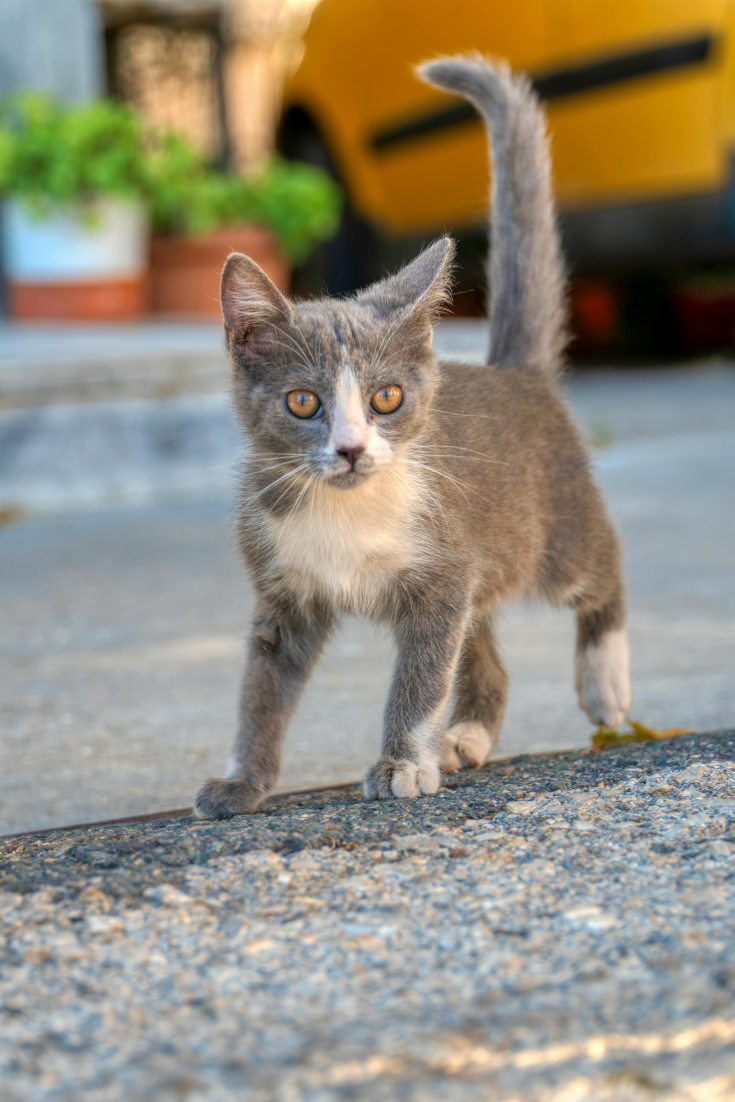
#> input picture Class_Codes/17_March_CV_MAMSADAF/pexels-alexravvas-26611787.jpg, 3671 x 5506 px (shown at 1/5 size)
$ jupyter execute edge_detection.ipynb   (older library calls are emulated)
#> lines starting #> are read from the running program, lines starting #| are printed output that depends on the picture
[cell 1]
import cv2
import numpy as np
import matplotlib.pyplot as plt

[cell 2]
image1 = cv2.imread('pexels-alexravvas-26611787.jpg', cv2.IMREAD_GRAYSCALE)
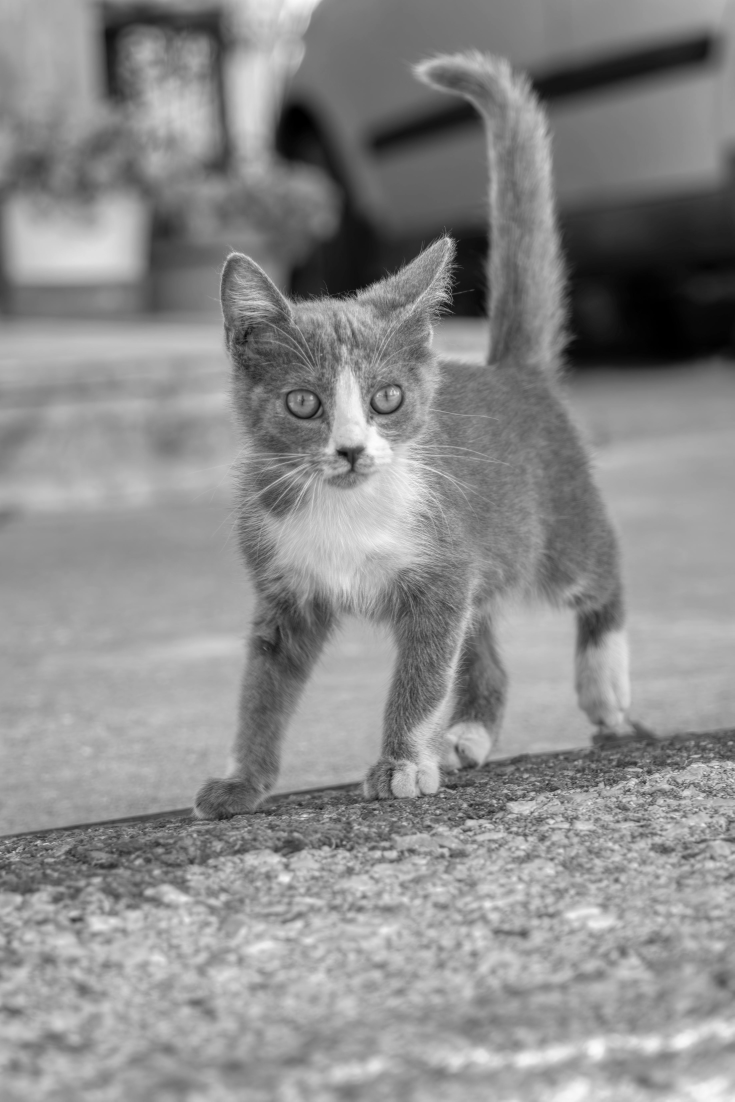
#> image1: shape (5506, 3671) (shown at 1/5 size); min 0, max 255, mean 139.5
image1 = cv2.resize(image1,(500,500))
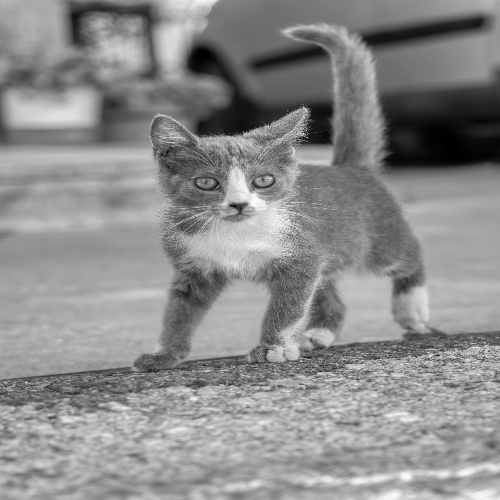
#> image1: shape (500, 500); min 0, max 251, mean 139.4
image2 = image1.copy()

[cell 3]
def apply_convolutional(image,kernel):
    h,w = image.shape
#> h = 500; w = 500
    k_h,k_w = kernel.shape
    pad_h = k_h//2
    pad_w = k_w//2
    padded_image = np.pad(image,((pad_h, pad_h),(pad_w, pad_w)), mode='edge')
    output_image = np.zeros_like(image, dtype = float)
    for i in range(h):
        for j in range(w):
            region = padded_image[i:i+k_h, j:j+k_w]
            output_image[i,j] = np.sum(region * kernel)
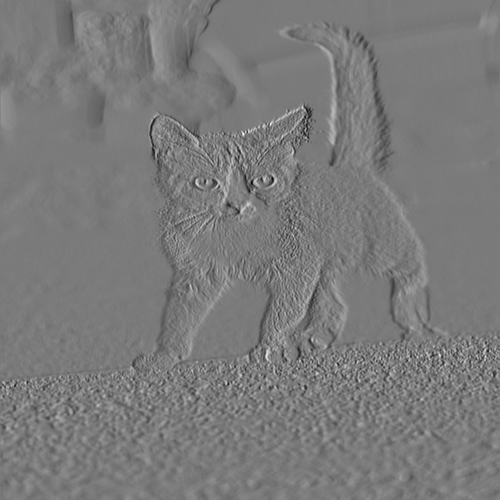
#> output_image: shape (500, 500) float64; min -409, max 440, mean -0.2; drawn with min black and max white
    return output_image

[cell 4]
def sobel_edge_detection(image):
    image = np.array(image,dtype = float)
    kernel_x = np.array([
        [-1,0,1],
        [-2,0,2],
        [-1,0,1]
    ])
    kernel_y = np.array([
        [1,2,1],
        [0,0,0],
        [-1,-2,-1]
    ])
    Gx = apply_convolutional(image,kernel_x)
    Gy = apply_convolutional(image,kernel_y)
#> after the loop in apply_convolutional (call 2), `for i in range(h):`:
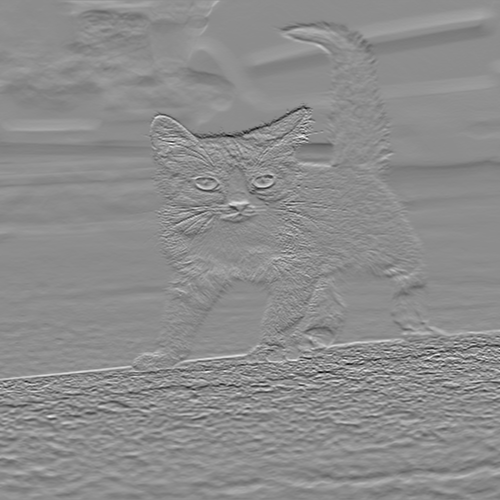
#> output_image: shape (500, 500) float64; min -634, max 513, mean -0.5; drawn with min black and max white
    magnitude = np.sqrt(Gx**2 + Gy**2)
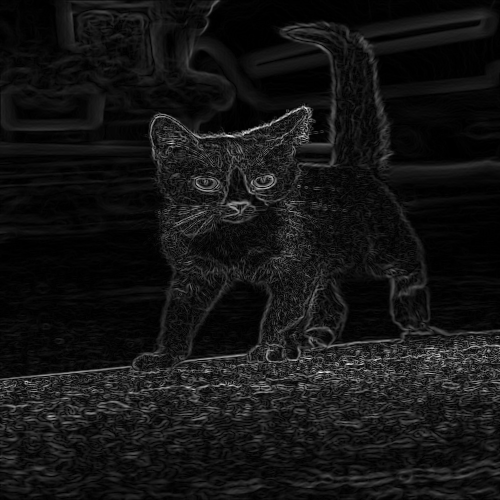
#> magnitude: shape (500, 500) float64; min 0, max 634.1, mean 51; drawn with min black and max white
    magnitude = (magnitude / np.max(magnitude)) * 255
    output_image = magnitude.astype(np.uint8)
    return Gx,Gy ,output_image

[cell 5]
GX, GY , image3 = sobel_edge_detection(image2)
plt.figure(figsize=(15,5))
plt.subplot(1,4,1)
plt.imshow(image1, cmap = 'gray')
plt.title('Original Image')
plt.subplot(1,4,2)
plt.imshow(image3 , cmap = 'gray')
plt.title('Magnitude Image')
plt.subplot(1,4,3)
plt.imshow(GX , cmap = 'gray')
plt.title("Edges Along X-Axis")
plt.subplot(1,4,4)
plt.imshow(GY, cmap = 'gray')
plt.title("Edges Along Y-Axis")
plt.suptitle("Sobel Edge Detection")
plt.tight_layout()
plt.show()

[cell 6]
sobelx = cv2.Sobel(image2, cv2.CV_64F, 1, 0, ksize=3)
sobely = cv2.Sobel(image2, cv2.CV_64F, 0, 1, ksize=3)
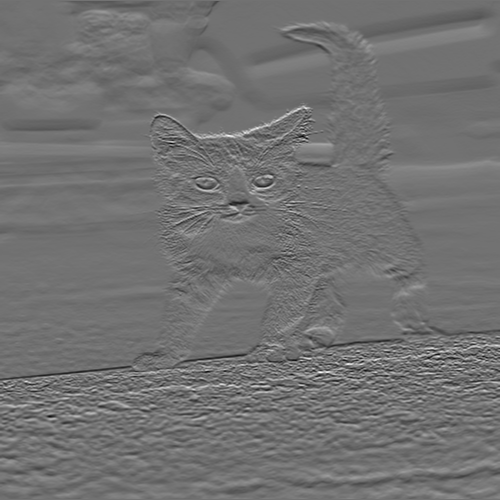
#> sobely: shape (500, 500) float64; min -513, max 634, mean 0.5; drawn with min black and max white
sobel_magnitude = cv2.magnitude(sobelx, sobely)
sobel_magnitude = cv2.convertScaleAbs(sobel_magnitude)
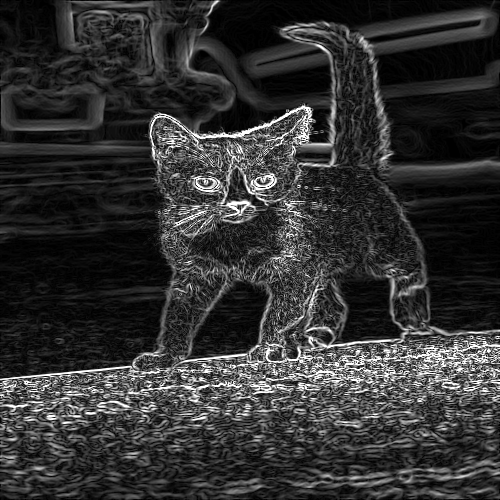
#> sobel_magnitude: shape (500, 500); min 0, max 255, mean 50.3

plt.figure(figsize=(15,5))
plt.subplot(1,4,1)
plt.imshow(image1, cmap = 'gray')
plt.title('Original Image')
plt.subplot(1,4,2)
plt.imshow(sobel_magnitude , cmap = 'gray')
plt.title('Magnitude Image')
plt.subplot(1,4,3)
plt.imshow(sobelx , cmap = 'gray')
plt.title("Edges Along X-Axis")
plt.subplot(1,4,4)
plt.imshow(sobely, cmap = 'gray')
plt.title("Edges Along Y-Axis")
plt.suptitle("Sobel Edge Detection Using CV2")
plt.tight_layout()
plt.show()
